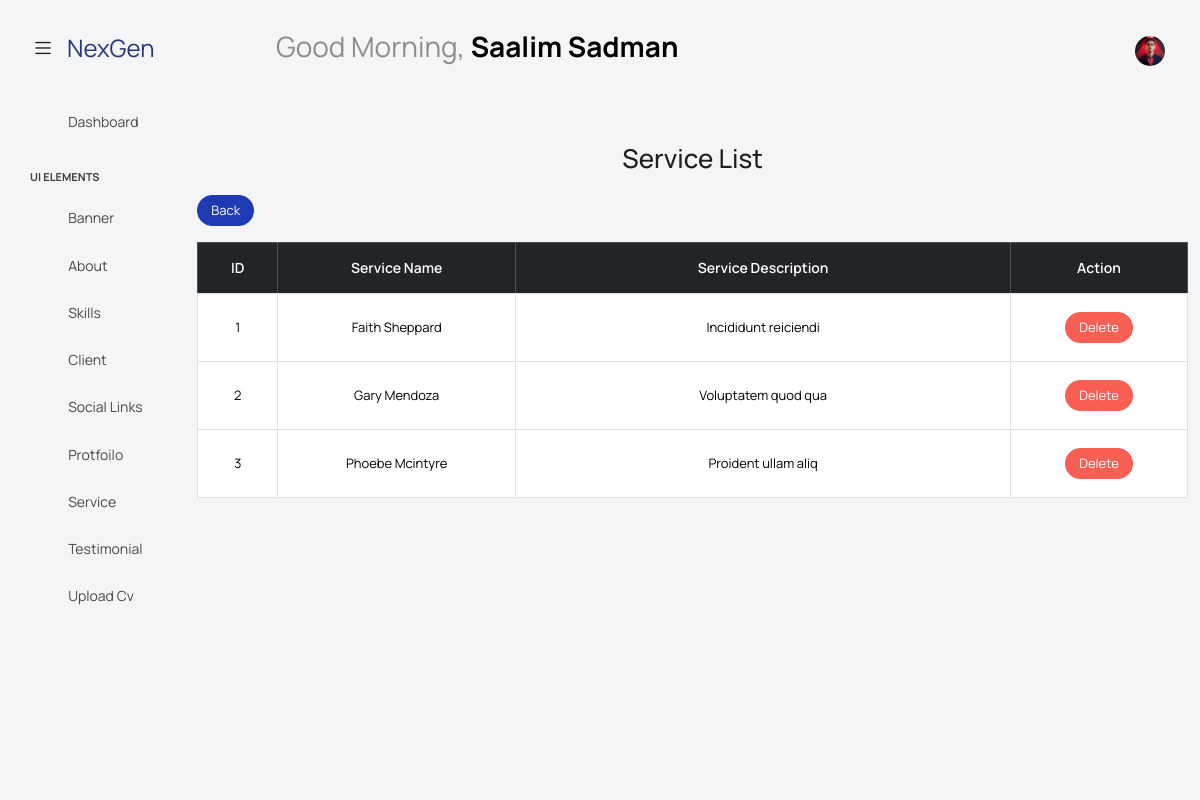
Page /admin/all-services.php (signed in) on the committed database.
### tables this page shows
CREATE TABLE `services` (
  `id` int(11) NOT NULL,
  `sarvice_name` varchar(256) NOT NULL,
  `sarvice_description` varchar(500) NOT NULL,
  `image` varchar(256) NOT NULL
);

### admin/all-services.php (the view, shortened to what this page needs)
<?php
include_once "./include/header.php";
include_once "../database/db.php";
$service_query = "SELECT * FROM services ";
$service_result = mysqli_query($conn, $service_query);
$services = mysqli_fetch_all($service_result,1);
?>
<div class="container mt-5 ">
   <h2 class="text-center mb-4">Service List</h2>
   <div class="table-responsive">
      <a href="./services.php" class="btn btn-primary btn-sm mb-3">Back</a>
      <table class="table table-bordered table-hover text-center">
         <thead class="table-dark">
            <tr>
               <th>ID</th>
               <th>Service Name</th>
               <th>Service Description</th>
               <th>Action</th>
            </tr>
         </thead>
         <tbody>
            <?php foreach ($services as $index=>$service) : ?>
            <tr>
               <td><?= ++$index ?></td>
               <td class="text-wrap"><?= $service['sarvice_name'] ?></td>
               <td class="text-wrap w-50"><?=$service['sarvice_description'] ?></td>
               <td>
                  <a href="../controller/ServiceDelete.php?id=<?= $service['id'] ?>"
                     class="btn btn-danger btn-sm">Delete</a>
               </td>
            </tr>
            <?php endforeach; ?>
         </tbody>
      </table>
   </div>
</div>
<?php
include_once "./include/footer.php";
?>

### admin/include/header.php (shortened to what this page needs)
<?php
$name = $_SESSION['auth']['fname'];
include '../database/db.php';
$id= $_SESSION['auth']['id'];
$admin_query = "SELECT * FROM admin WHERE id='$id'";
$admin_result = mysqli_query($conn, $admin_query);
$admin_row = mysqli_fetch_assoc($admin_result);
$project_query = "SELECT * FROM portfolio WHERE id='$id'";
$project_result = mysqli_query($conn, $project_query);
$project_row = mysqli_fetch_assoc($project_result);
print_r($project_row);
?>
<!DOCTYPE html>
<html lang="en">
<head>
   <link rel="stylesheet" href="assets/vendors/feather/feather.css">
   <link rel="stylesheet" href="assets/vendors/mdi/css/materialdesignicons.min.css">
   <link rel="stylesheet" href="assets/vendors/ti-icons/css/themify-icons.css">
   <link rel="stylesheet" href="assets/vendors/font-awesome/css/font-awesome.min.css">
   <link rel="stylesheet" href="assets/vendors/typicons/typicons.css">
   <link rel="stylesheet" href="assets/vendors/simple-line-icons/css/simple-line-icons.css">
   <link rel="stylesheet" href="assets/vendors/css/vendor.bundle.base.css">
   <link rel="stylesheet" href="assets/vendors/bootstrap-datepicker/bootstrap-datepicker.min.css">
   <link rel="stylesheet" type="text/css"
      href="https://unpkg.com/file-upload-with-preview@4.0.2/dist/file-upload-with-preview.min.css">
   <link rel="stylesheet" href="assets/vendors/datatables.net-bs4/dataTables.bootstrap4.css">
   <link rel="stylesheet" type="text/css" href="assets/js/select.dataTables.min.css">
   <link rel="stylesheet" href="assets/css/style.css">
</head>
<body class="with-welcome-text">
   <div class="container-scroller">
      <nav class="navbar default-layout col-lg-12 col-12 p-0 fixed-top d-flex align-items-top flex-row">
         <div class="text-center navbar-brand-wrapper d-flex align-items-center justify-content-start">
            <div class="me-3">
               <button class="navbar-toggler navbar-toggler align-self-center" type="button" data-bs-toggle="minimize">
                  <span class="icon-menu"></span>
               </button>
            </div>
            <div>
               <a href="index.php" class="navbar-brand brand-logo">NexGen</a>
            </div>
         </div>
         <div class="navbar-menu-wrapper d-flex align-items-top">
            <ul class="navbar-nav">
               <li class="nav-item fw-semibold d-none d-lg-block ms-0">
                  <h1 class="welcome-text">Good Morning, <span
                        class="text-black fw-bold"><?= $_SESSION['auth']['fname'] ?></span></h1>
               </li>
            </ul>
            <ul class="navbar-nav ms-auto">
               <li class="nav-item dropdown d-none d-lg-block user-dropdown">
                  <a class="nav-link" id="UserDropdown" href="#" data-bs-toggle="dropdown" aria-expanded="false">
                     <img style="width: 30px; height: 30px;" class="img-xs rounded-circle"
                        src="<?= !empty($admin_row['img']) ? '../uploads/admins/' . $admin_row['img'] : 'https://api.dicebear.com/9.x/initials/svg?seed='.$name; ?>"
                        alt="Profile image"> </a>
               </li>
            </ul>
         </div>
      </nav>
      <div class="container-fluid page-body-wrapper">
         <nav class="sidebar sidebar-offcanvas" id="sidebar">
            <ul class="nav">
               <li class="nav-item">
                  <a class="nav-link" href="index.php">
                     <i class="mdi mdi-grid-large menu-icon"></i>
                     <span class="menu-title">Dashboard</span>
                  </a>
               </li>
               <li class="nav-item nav-category">UI Elements</li>
               <li class="nav-item">
                  <a class="nav-link" href="./banner.php">
                     <i class="menu-icon mdi mdi-floor-plan"></i>
                     <span class="menu-title">Banner</span>
                  </a>
               </li>
               <li class="nav-item">
                  <a class="nav-link" data-bs-toggle="collapse" href="#about" aria-expanded="false"
                     aria-controls="tables">
                     <i class="menu-icon mdi mdi-card-text-outline"></i>
                     <span class="menu-title">About</span>
                     <i class="menu-arrow"></i>
                  </a>
               </li>
               <li class="nav-item">
                  <a class="nav-link" href="./skills.php">
                     <i class="menu-icon mdi mdi-chart-line"></i>
                     <span class="menu-title">Skills</span>
                  </a>
               </li>
               <li class="nav-item">
                  <a class="nav-link" href="./client.php" ">
                <i class=" menu-icon mdi mdi-table"></i>
                     <span class="menu-title">Client</span>
                  </a>
               </li>
               <li class="nav-item">
                  <a class="nav-link" href="./social-links.php"">
                <i class=" menu-icon mdi mdi-layers-outline"></i>
                     <span class="menu-title">Social Links</span>
                  </a>
               </li>
               <li class="nav-item">
                  <a class="nav-link" href="./protfolio.php">
                     <i class="menu-icon mdi mdi-account-circle-outline"></i>
                     <span class="menu-title">Protfoilo</span>
                  </a>
               </li>
               <li class="nav-item">
                  <a class="nav-link" href="./services.php">
                     <i class="menu-icon mdi mdi-layers-outline"></i>
                     <span class="menu-title">Service</span>
                  </a>
               </li>
               <li class="nav-item">
                  <a class="nav-link" href="./testimonial.php">
                     <i class="menu-icon mdi mdi-layers-outline"></i>
                     <span class="menu-title">Testimonial</span>
                  </a>
               </li>
               <li class="nav-item">
                  <a class="nav-link" href="./cv.php">
                     <i class="menu-icon mdi mdi-file-document"></i>
                     <span class="menu-title">Upload Cv</span>
                  </a>
               </li>
            </ul>
         </nav>

### rows in the picture
services: sarvice_name "Faith Sheppard", sarvice_description "Incididunt reiciendi"
services: sarvice_name "Gary Mendoza", sarvice_description "Voluptatem quod qua"
services: sarvice_name "Phoebe Mcintyre", sarvice_description "Proident ullam aliq"

### other values in the picture
$_SESSION['auth']['fname'] "Saalim Sadman"
